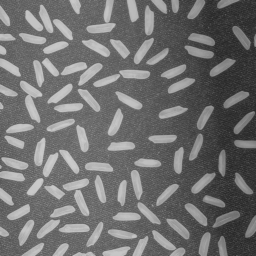
%> input picture 61_image_proccessing/IP-Images/rice.png, 256 x 256 px
$ octave ex3.m   (GNU Octave 9; MATLAB toolbox functions it lacks are replaced by stand-ins)
%> lines starting %> are read from the running program, lines starting %| are printed output that depends on the picture; in (x1, y1, x2, y2) boxes, pixels count from 0 and x2, y2 are one past the last pixel; in counts of white or black regions, pixels touching at a corner belong together; the program's own positions count from 1
% Image Processing experiment assignment 3 script file.
% Use existing code in this script, and add new code where needed.
% This script is made out of cells. to run a specific cell, click somewhere in it and press CTRL+ENTER.

clear;
close all;
clc;

%% Item 1

im = imread('rice.png');
%> im is the input picture: size 256x256 uint8; min 40, max 204, mean 111.2
figure(1);
subplot(211); imshow(im); title('Rice');
subplot(212); bar(imhist(im));
%> after `bar(imhist(im))`:
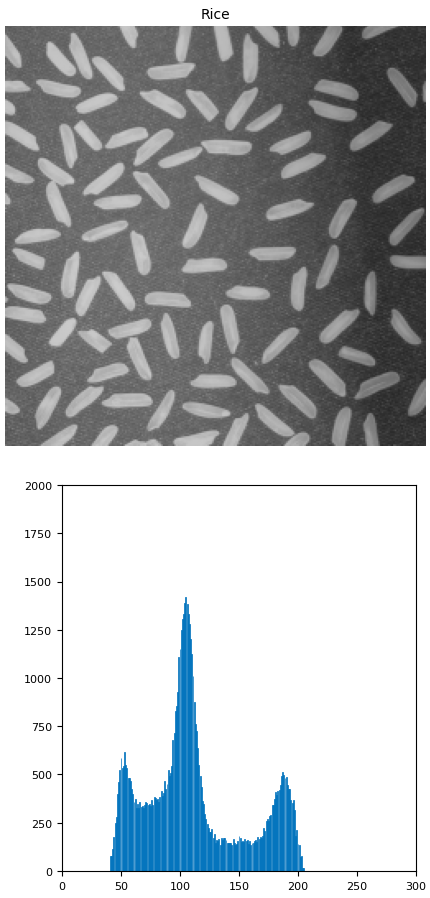
%> figure redrawn from the program's plot data, 2 panels

%% Item 2

% Change code here
Thresh = [90];

bw = im>Thresh;
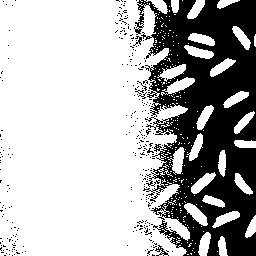
%> bw: size 256x256 logical; 70% white; 293 black regions (289 under 20 px), largest, box (x1, y1, x2, y2) and area: (134, 0, 256, 256) 18960, (155, 245, 169, 256) 52, (133, 36, 142, 46) 33, (135, 90, 147, 99) 32
Percent = 100*nnz(bw)/numel(bw);
%> Percent = 70.02
figure(2);
imshow(bw,[]); title(['Threshold = ',num2str(Thresh),', Percent = ',num2str(round(Percent,2)),'%']);
%subplot(212); bar(imhist(bw));

%% Item 3

im = imread('pieces.png');
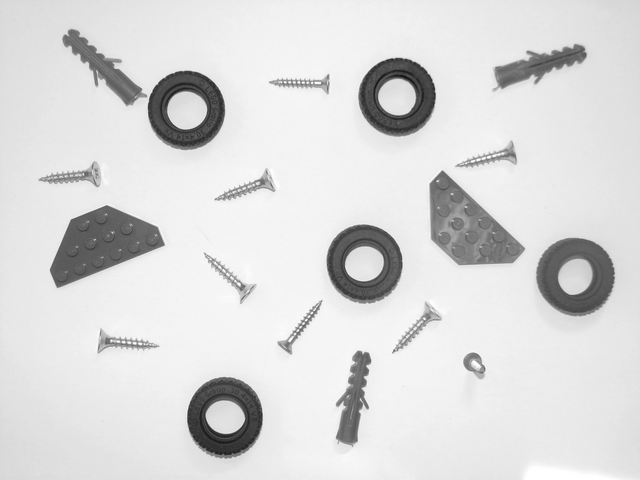
%> input picture 61_image_proccessing/IP-Images/pieces.png, 640 x 480 px
%> im is the input picture: size 480x640 uint8; min 19, max 255, mean 218.1
figure(1);
subplot(211); imshow(im); title('Rice');
%> after `title('Rice')`:
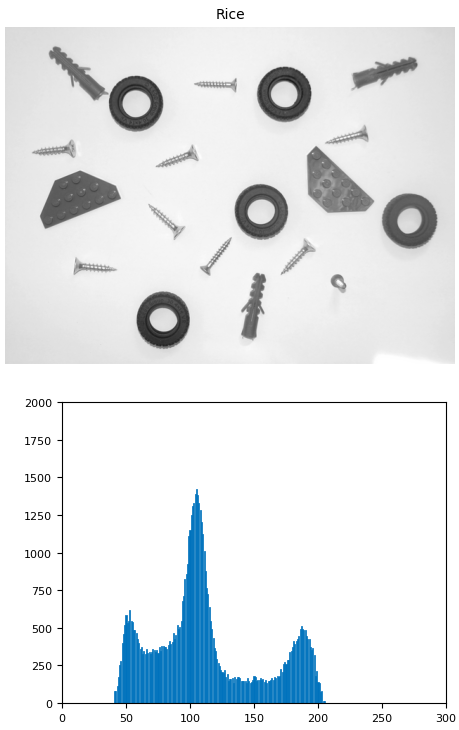
%> figure redrawn from the program's plot data, 2 panels

Thresh = [200];
bw = im<Thresh;
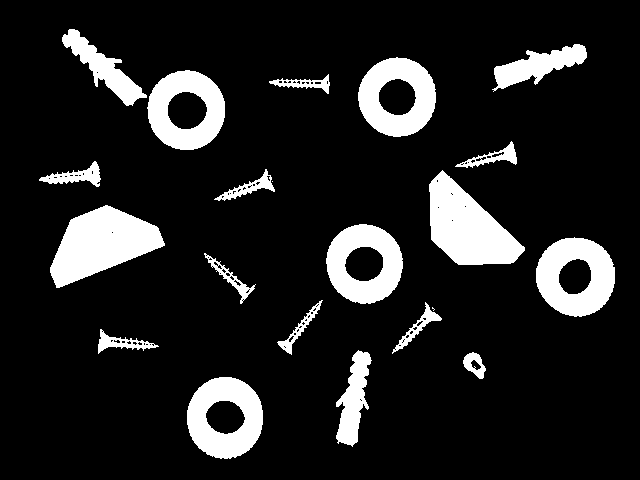
%> bw: size 480x640 logical; 13.1% white; 21 white regions (2 under 20 px), largest, box (x1, y1, x2, y2) and area: (50, 205, 165, 288) 5424, (429, 170, 525, 265) 5226, (536, 237, 615, 317) 4051
Percent = 100*nnz(bw)/numel(bw);
%> Percent = 13.07
subplot(212); imshow(bw,[]); title(['Threshold = ',num2str(Thresh),', Percent = ',num2str(round(Percent,2)),'%']);

%% Item 4

CC = bwconncomp(bw);
%> CC = 21 connected components
labels = labelmatrix(CC);
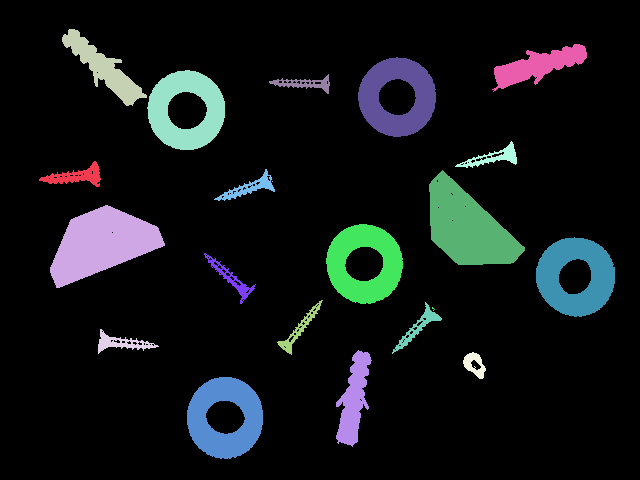
%> labels: size 480x640 uint8; 22 distinct labels, from 0 to 21; one colour per label, 0 black
cmap = rand(1000,3);
figure(100); set(gcf,'WindowState','maximized');
subplot(121); imshow(labels,[]); title('Before Coloring');
subplot(122); imshow(labels,cmap); title('After Coloring');
%> after `imshow(labels,cmap)`:
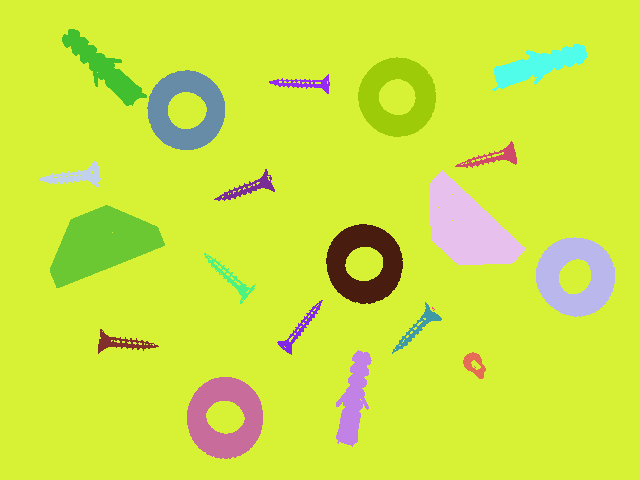
%> displayed picture: size 480x640x3, on the screen's scale of 0 to 255; mean R, G, B 206, 229.9, 63.8
